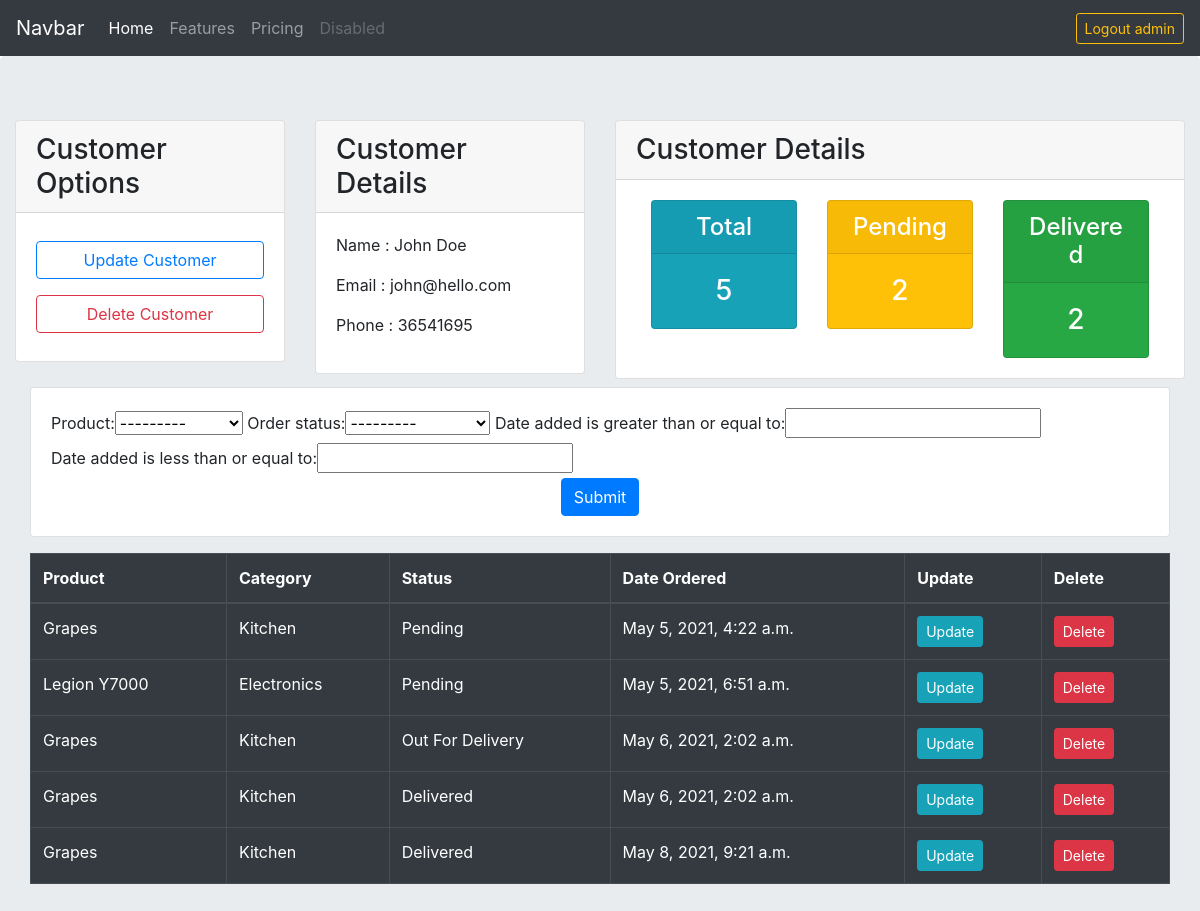
/customer/2 (signed in), run on the app's committed database.
### accounts/models.py (models this page shows, shortened)
class Customer(models.Model):
    user = models.OneToOneField(User,null=True,on_delete=models.CASCADE)
    name = models.CharField(max_length=200)
    email = models.EmailField()
    phone = models.CharField(max_length=200)
    date_added = models.DateTimeField(auto_now_add=True)

class Order(models.Model):
    ORDER_STATUS = (
        ("Pending","Pending"),
        ('Out For Delivery','Out For Delivery'),
        ("Delivered","Delivered")
    )
    product = models.ForeignKey(Product,null=True,on_delete=models.SET_NULL)
    customer = models.ForeignKey(Customer,null=True,on_delete=models.SET_NULL)
    order_status = models.CharField(max_length=200,choices=ORDER_STATUS)
    date_added = models.DateTimeField(auto_now_add=True)

class Product(models.Model):
    name = models.CharField(max_length=200)
    description = models.CharField(max_length=200)
    price = models.FloatField()
    category = models.ForeignKey(Category, null=True ,on_delete=models.SET_NULL)
    tags = models.ManyToManyField(Tag)
    date_added = models.DateTimeField(auto_now_add=True)
    def __str__(self):
        return self.name

class Category(models.Model):
    name = models.CharField(max_length=200)
    def __str__(self):
        return self.name

### accounts/views.py (the view)
# urls.py: path('customer/<int:pk>',views.customer,name="customer"),
@login_required(login_url='login')
def customer(request,pk):
    customer = Customer.objects.get(id=pk)
    orders = customer.order_set.all()
    order_filter = OrderFilter(request.GET,queryset=orders)
    orders = order_filter.qs
    total = orders.all().count()
    pending = orders.filter(order_status="Pending").count()
    delivered = orders.filter(order_status="Delivered").count()
    context = {'customer':customer,'orders':orders, 'total':total,
               'pending':pending,'delivered':delivered,'filter':order_filter}
    return render(request,'accounts/customer.html',context)

### templates/accounts/customer.html (shortened to what this page needs)
{% extends "accounts/layout/main.html" %}
{% block content %}
    <div class="container-fluid">
      <div class="row">
        <div class="col-3">
          <div class="card">
            <div class="card-header">
              <h3 class="card-title mb-0">Customer Options</h3>
            </div>
            <div class="card-body">
              <a href="#"
              class="btn btn-outline-primary my-2 w-100">Update Customer</a>
              <a href="#"
              class="btn btn-outline-danger my-2 w-100">Delete Customer</a>
            </div>
          </div>
        </div>
        <div class="col-3">
          <div class="card">
            <div class="card-header">
              <h3 class="card-title mb-0">Customer Details</h3>
            </div>
            <div class="card-body">
              <p>Name : {{customer.name}}</p>
              <p>Email : {{customer.email}}</p>
              <p>Phone : {{customer.phone}}</p>
            </div>
          </div>
        </div>
        <div class="col-6">
            <div class="card">
              <div class="card-header">
                <h3 class="card-title mb-0">Customer Details</h3>
              </div>
              <div class="card-body">
                {% include "accounts/stats.html" %}
              </div>
            </div>
        </div>
      </div>
      <div class="container-fluid py-2">
        <div class="card">
          <div class="card-body">
            <form class=""  method="get">
                {{filter.form}}
                <div class="text-center">
                  <input type="submit" class="btn btn-primary">
                </div>
            </form>
          </div>
        </div>
      </div>
      <div class="container-fluid py-2">
          <table class="table table-dark table-bordered">
              <thead>
                <tr>
                  <th>Product</th>
                  <th>Category</th>
                  <th>Status</th>
                  <th>Date Ordered</th>
                  <th>Update</th>
                  <th>Delete</th>
                </tr>
              </thead>
              <tbody>
                {% for order in orders %}
                  <tr>
                    <td>{{order.product.name}}</td>
                    <td>{{order.product.category}}</td>
                    <td>{{order.order_status}}</td>
                    <td>{{order.date_added}}</td>
                    <td><a href="{% url 'update_order' order.id %}" class="btn btn-sm btn-info">Update</a></td>
                    <td><a href="#" class="btn btn-sm btn-danger">Delete</a></td>
                  </tr>
                {% endfor %}
              </tbody>
          </table>
      </div>
    </div>
{% endblock content %}

### templates/accounts/navbar.html (shortened to what this page needs)
<nav class="navbar navbar-expand-lg navbar-dark bg-dark">
  <a class="navbar-brand" href="#">Navbar</a>
  <div class="collapse navbar-collapse" id="navbarNavAltMarkup">
    <div class="navbar-nav w-100">
      <a class="nav-link active" href="#">Home <span class="sr-only">(current)</span></a>
      <a class="nav-link" href="#">Features</a>
      <a class="nav-link" href="#">Pricing</a>
      <a class="nav-link disabled" href="#" tabindex="-1" aria-disabled="true">Disabled</a>
      {% if request.user.username != "AnonymousUser" %}
      <div class="ml-auto d-flex align-items-center">
        <a href="{% url 'logout' %}"
           class="btn btn-sm btn-outline-warning">Logout {{request.user}}</a>
      </div>
      {% endif %}
      </div>
  </div>
</nav>

### data on the page
Customer: name "John Doe", email "john@hello.com", phone "36541695"
Order: product.name "Grapes", product.category "Kitchen", order_status "Pending", date_added "May 5, 2021, 4:22 a.m."
Order: product.name "Legion Y7000", product.category "Electronics", order_status "Pending", date_added "May 5, 2021, 6:51 a.m."
Order: product.name "Grapes", product.category "Kitchen", order_status "Out For Delivery", date_added "May 6, 2021, 2:02 a.m."
Order: product.name "Grapes", product.category "Kitchen", order_status "Delivered", date_added "May 6, 2021, 2:02 a.m."
Order: product.name "Grapes", product.category "Kitchen", order_status "Delivered", date_added "May 8, 2021, 9:21 a.m."

### other printed values
{{ request.user }} "admin"
{{ total }} "5"
{{ pending }} "2"
{{ delivered }} "2"
